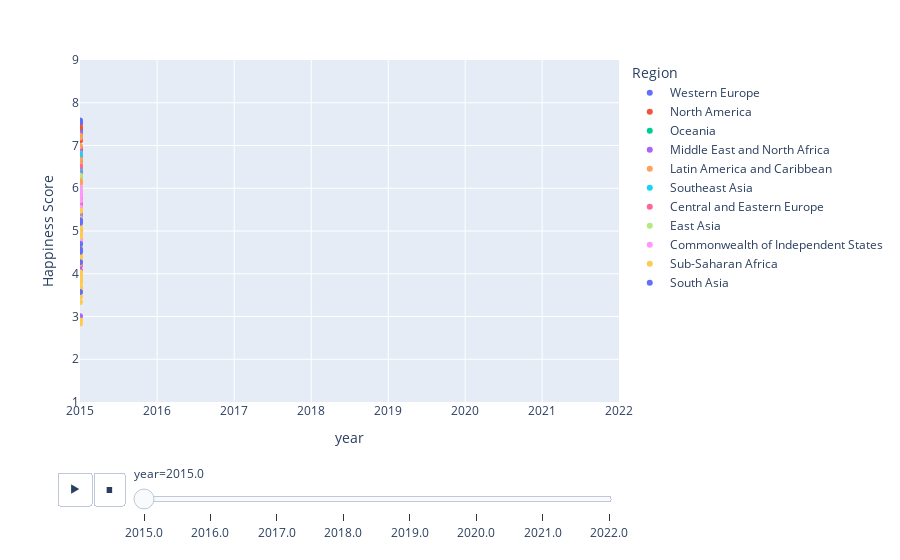

The code cell stored with this chart in its notebook:
### Code cell
import pandas as pd
import plotly.express as px
df = pd.read_csv('updatedreport.csv')

fig = px.scatter(df, x="year", y="Happiness Score", animation_frame="year", animation_group="Country",
            color="Region", hover_name="Country",
           log_x=True, size_max=55, range_x=[2015,2022], range_y=[1,9])

fig.show()

### Figure 1 — Plotly figure (JSON) as saved in the notebook; plotly's stock layout.template omitted (floating-point values rounded to 4 significant figures)
{"data": [{"hovertemplate": "<b>%{hovertext}</b><br><br>Region=Western Europe<br>year=%{x}<br>Happiness Score=%{y}<extra></extra>", "hovertext": ["Switzerland", "Iceland", "Denmark", "Norway", "Finland", "Netherlands", "Sweden", "Austria", "Luxembourg", "Ireland", "Belgium", "United Kingdom", "Germany", "France", "Spain", "Malta", "Italy", "Northern Cyprus", "Cyprus", "Portugal", "Greece"], "ids": ["Switzerland", "Iceland", "Denmark", "Norway", "Finland", "Netherlands", "Sweden", "Austria", "Luxembourg", "Ireland", "Belgium", "United Kingdom", "Germany", "France", "Spain", "Malta", "Italy", "Northern Cyprus", "Cyprus", "Portugal", "Greece"], "legendgroup": "Western Europe", "marker": {"color": "#636efa", "symbol": "circle"}, "mode": "markers", "name": "Western Europe", "orientation": "v", "showlegend": true, "type": "scatter", "x": [2015, 2015, 2015, 2015, 2015, 2015, 2015, 2015, 2015, 2015, 2015, 2015, 2015, 2015, 2015, 2015, 2015, 2015, 2015, 2015, 2015], "xaxis": "x", "y": [7.587, 7.561, 7.527, 7.522, 7.406, 7.378, 7.364, 7.2, 6.946, 6.94, 6.937, 6.867, 6.75, 6.575, 6.329, 6.302, 5.948, 5.695, 5.689, 5.102, 4.857], "yaxis": "y"}, {"hovertemplate": "<b>%{hovertext}</b><br><br>Region=North America<br>year=%{x}<br>Happiness Score=%{y}<extra></extra>", "hovertext": ["Canada", "United States"], "ids": ["Canada", "United States"], "legendgroup": "North America", "marker": {"color": "#EF553B", "symbol": "circle"}, "mode": "markers", "name": "North America", "orientation": "v", "showlegend": true, "type": "scatter", "x": [2015, 2015], "xaxis": "x", "y": [7.427, 7.119], "yaxis": "y"}, {"hovertemplate": "<b>%{hovertext}</b><br><br>Region=Oceania<br>year=%{x}<br>Happiness Score=%{y}<extra></extra>", "hovertext": ["New Zealand", "Australia"], "ids": ["New Zealand", "Australia"], "legendgroup": "Oceania", "marker": {"color": "#00cc96", "symbol": "circle"}, "mode": "markers", "name": "Oceania", "orientation": "v", "showlegend": true, "type": "scatter", "x": [2015, 2015], "xaxis": "x", "y": [7.286, 7.284], "yaxis": "y"}, {"hovertemplate": "<b>%{hovertext}</b><br><br>Region=Middle East and North Africa<br>year=%{x}<br>Happiness Score=%{y}<extra></extra>", "hovertext": ["Israel", "United Arab Emirates", "Oman", "Qatar", "Saudi Arabia", "Kuwait", "Bahrain", "Libya", "Algeria", "Turkey", "Jordan", "Morocco", "Lebanon", "Tunisia", "Palestinian Territories", "Iran", "Iraq", "Egypt", "Yemen", "Syria"], "ids": ["Israel", "United Arab Emirates", "Oman", "Qatar", "Saudi Arabia", "Kuwait", "Bahrain", "Libya", "Algeria", "Turkey", "Jordan", "Morocco", "Lebanon", "Tunisia", "Palestinian Territories", "Iran", "Iraq", "Egypt", "Yemen", "Syria"], "legendgroup": "Middle East and North Africa", "marker": {"color": "#ab63fa", "symbol": "circle"}, "mode": "markers", "name": "Middle East and North Africa", "orientation": "v", "showlegend": true, "type": "scatter", "x": [2015, 2015, 2015, 2015, 2015, 2015, 2015, 2015, 2015, 2015, 2015, 2015, 2015, 2015, 2015, 2015, 2015, 2015, 2015, 2015], "xaxis": "x", "y": [7.278, 6.901, 6.853, 6.611, 6.411, 6.295, 5.96, 5.754, 5.605, 5.332, 5.192, 5.013, 4.839, 4.739, 4.715, 4.686, 4.677, 4.194, 4.077, 3.006], "yaxis": "y"}, {"hovertemplate": "<b>%{hovertext}</b><br><br>Region=Latin America and Caribbean<br>year=%{x}<br>Happiness Score=%{y}<extra></extra>", "hovertext": ["Costa Rica", "Mexico", "Brazil", "Venezuela", "Panama", "Chile", "Argentina", "Uruguay", "Colombia", "Suriname", "Trinidad and Tobago", "El Salvador", "Guatemala", "Ecuador", "Bolivia", "Paraguay", "Nicaragua", "Peru", "Jamaica", "Dominican Republic", "Honduras", "Haiti"], "ids": ["Costa Rica", "Mexico", "Brazil", "Venezuela", "Panama", "Chile", "Argentina", "Uruguay", "Colombia", "Suriname", "Trinidad and Tobago", "El Salvador", "Guatemala", "Ecuador", "Bolivia", "Paraguay", "Nicaragua", "Peru", "Jamaica", "Dominican Republic", "Honduras", "Haiti"], "legendgroup": "Latin America and Caribbean", "marker": {"color": "#FFA15A", "symbol": "circle"}, "mode": "markers", "name": "Latin America and Caribbean", "orientation": "v", "showlegend": true, "type": "scatter", "x": [2015, 2015, 2015, 2015, 2015, 2015, 2015, 2015, 2015, 2015, 2015, 2015, 2015, 2015, 2015, 2015, 2015, 2015, 2015, 2015, 2015, 2015], "xaxis": "x", "y": [7.226, 7.187, 6.983, 6.81, 6.786, 6.67, 6.574, 6.485, 6.477, 6.269, 6.168, 6.13, 6.123, 5.975, 5.89, 5.878, 5.828, 5.824, 5.709, 4.885, 4.788, 4.518], "yaxis": "y"}, {"hovertemplate": "<b>%{hovertext}</b><br><br>Region=Southeast Asia<br>year=%{x}<br>Happiness Score=%{y}<extra></extra>", "hovertext": ["Singapore", "Thailand", "Malaysia", "Indonesia", "Vietnam", "Philippines", "Laos", "Myanmar", "Cambodia"], "ids": ["Singapore", "Thailand", "Malaysia", "Indonesia", "Vietnam", "Philippines", "Laos", "Myanmar", "Cambodia"], "legendgroup": "Southeast Asia", "marker": {"color": "#19d3f3", "symbol": "circle"}, "mode": "markers", "name": "Southeast Asia", "orientation": "v", "showlegend": true, "type": "scatter", "x": [2015, 2015, 2015, 2015, 2015, 2015, 2015, 2015, 2015], "xaxis": "x", "y": [6.798, 6.455, 5.77, 5.399, 5.36, 5.073, 4.876, 4.307, 3.819], "yaxis": "y"}, {"hovertemplate": "<b>%{hovertext}</b><br><br>Region=Central and Eastern Europe<br>year=%{x}<br>Happiness Score=%{y}<extra></extra>", "hovertext": ["Czechia", "Slovakia", "Slovenia", "Lithuania", "Poland", "Croatia", "Kosovo", "Estonia", "Montenegro", "Romania", "Serbia", "Latvia", "North Macedonia", "Albania", "Bosnia and Herzegovina", "Hungary", "Bulgaria"], "ids": ["Czechia", "Slovakia", "Slovenia", "Lithuania", "Poland", "Croatia", "Kosovo", "Estonia", "Montenegro", "Romania", "Serbia", "Latvia", "North Macedonia", "Albania", "Bosnia and Herzegovina", "Hungary", "Bulgaria"], "legendgroup": "Central and Eastern Europe", "marker": {"color": "#FF6692", "symbol": "circle"}, "mode": "markers", "name": "Central and Eastern Europe", "orientation": "v", "showlegend": true, "type": "scatter", "x": [2015, 2015, 2015, 2015, 2015, 2015, 2015, 2015, 2015, 2015, 2015, 2015, 2015, 2015, 2015, 2015, 2015], "xaxis": "x", "y": [6.505, 5.995, 5.848, 5.833, 5.791, 5.759, 5.589, 5.429, 5.192, 5.124, 5.123, 5.098, 5.007, 4.959, 4.949, 4.8, 4.218], "yaxis": "y"}, {"hovertemplate": "<b>%{hovertext}</b><br><br>Region=East Asia<br>year=%{x}<br>Happiness Score=%{y}<extra></extra>", "hovertext": ["Taiwan", "Japan", "South Korea", "Hong Kong S.A.R. of China", "China", "Mongolia"], "ids": ["Taiwan", "Japan", "South Korea", "Hong Kong S.A.R. of China", "China", "Mongolia"], "legendgroup": "East Asia", "marker": {"color": "#B6E880", "symbol": "circle"}, "mode": "markers", "name": "East Asia", "orientation": "v", "showlegend": true, "type": "scatter", "x": [2015, 2015, 2015, 2015, 2015, 2015], "xaxis": "x", "y": [6.298, 5.987, 5.984, 5.474, 5.14, 4.874], "yaxis": "y"}, {"hovertemplate": "<b>%{hovertext}</b><br><br>Region=Commonwealth of Independent States<br>year=%{x}<br>Happiness Score=%{y}<extra></extra>", "hovertext": ["Uzbekistan", "Moldova", "Kazakhstan", "Belarus", "Russia", "Turkmenistan", "Kyrgyzstan", "Azerbaijan", "Tajikistan", "Ukraine", "Armenia", "Georgia"], "ids": ["Uzbekistan", "Moldova", "Kazakhstan", "Belarus", "Russia", "Turkmenistan", "Kyrgyzstan", "Azerbaijan", "Tajikistan", "Ukraine", "Armenia", "Georgia"], "legendgroup": "Commonwealth of Independent States", "marker": {"color": "#FF97FF", "symbol": "circle"}, "mode": "markers", "name": "Commonwealth of Independent States", "orientation": "v", "showlegend": true, "type": "scatter", "x": [2015, 2015, 2015, 2015, 2015, 2015, 2015, 2015, 2015, 2015, 2015, 2015], "xaxis": "x", "y": [6.003, 5.889, 5.855, 5.813, 5.716, 5.548, 5.286, 5.212, 4.786, 4.681, 4.35, 4.297], "yaxis": "y"}, {"hovertemplate": "<b>%{hovertext}</b><br><br>Region=Sub-Saharan Africa<br>year=%{x}<br>Happiness Score=%{y}<extra></extra>", "hovertext": ["Mauritius", "Nigeria", "Zambia", "Somaliland region", "Mozambique", "Lesotho", "Kingdom of Eswatini ", "South Africa", "Ghana", "Zimbabwe", "Liberia", "Sudan", "Congo (Kinshasa)", "Ethiopia", "Sierra Leone", "Mauritania", "Kenya", "Djibouti", "Botswana", "Malawi", "Cameroon", "Angola", "Mali", "Congo (Brazzaville)", "Comoros", "Uganda", "Senegal", "Gabon", "Niger", "Tanzania", "Madagascar", "Central African Republic", "Chad", "Guinea", "Ivory Coast", "Burkina Faso", "Rwanda", "Benin", "Burundi", "Togo"], "ids": ["Mauritius", "Nigeria", "Zambia", "Somaliland region", "Mozambique", "Lesotho", "Kingdom of Eswatini ", "South Africa", "Ghana", "Zimbabwe", "Liberia", "Sudan", "Congo (Kinshasa)", "Ethiopia", "Sierra Leone", "Mauritania", "Kenya", "Djibouti", "Botswana", "Malawi", "Cameroon", "Angola", "Mali", "Congo (Brazzaville)", "Comoros", "Uganda", "Senegal", "Gabon", "Niger", "Tanzania", "Madagascar", "Central African Republic", "Chad", "Guinea", "Ivory Coast", "Burkina Faso", "Rwanda", "Benin", "Burundi", "Togo"], "legendgroup": "Sub-Saharan Africa", "marker": {"color": "#FECB52", "symbol": "circle"}, "mode": "markers", "name": "Sub-Saharan Africa", "orientation": "v", "showlegend": true, "type": "scatter", "x": [2015, 2015, 2015, 2015, 2015, 2015, 2015, 2015, 2015, 2015, 2015, 2015, 2015, 2015, 2015, 2015, 2015, 2015, 2015, 2015, 2015, 2015, 2015, 2015, 2015, 2015, 2015, 2015, 2015, 2015, 2015, 2015, 2015, 2015, 2015, 2015, 2015, 2015, 2015, 2015], "xaxis": "x", "y": [5.477, 5.268, 5.129, 5.057, 4.971, 4.898, 4.867, 4.642, 4.633, 4.61, 4.571, 4.55, 4.517, 4.512, 4.507, 4.436, 4.419, 4.369, 4.332, 4.292, 4.252, 4.033, 3.995, 3.989, 3.956, 3.931, 3.904, 3.896, 3.845, 3.781, 3.681, 3.678, 3.667, 3.656, 3.655, 3.587, 3.465, 3.34, 2.905, 2.839], "yaxis": "y"}, {"hovertemplate": "<b>%{hovertext}</b><br><br>Region=South Asia<br>year=%{x}<br>Happiness Score=%{y}<extra></extra>", "hovertext": ["Bhutan", "Pakistan", "Bangladesh", "India", "Nepal", "Sri Lanka", "Afghanistan"], "ids": ["Bhutan", "Pakistan", "Bangladesh", "India", "Nepal", "Sri Lanka", "Afghanistan"], "legendgroup": "South Asia", "marker": {"color": "#636efa", "symbol": "circle"}, "mode": "markers", "name": "South Asia", "orientation": "v", "showlegend": true, "type": "scatter", "x": [2015, 2015, 2015, 2015, 2015, 2015, 2015], "xaxis": "x", "y": [5.253, 5.194, 4.694, 4.565, 4.514, 4.271, 3.575], "yaxis": "y"}], "layout": {"legend": {"title": {"text": "Region"}, "tracegroupgap": 0}, "margin": {"t": 60}, "sliders": [{"active": 0, "currentvalue": {"prefix": "year="}, "len": 0.9, "pad": {"b": 10, "t": 60}, "steps": [{"args": [["2015.0"], {"frame": {"duration": 0, "redraw": false}, "fromcurrent": true, "mode": "immediate", "transition": {"duration": 0, "easing": "linear"}}], "label": "2015.0", "method": "animate"}, {"args": [["2016.0"], {"frame": {"duration": 0, "redraw": false}, "fromcurrent": true, "mode": "immediate", "transition": {"duration": 0, "easing": "linear"}}], "label": "2016.0", "method": "animate"}, {"args": [["2017.0"], {"frame": {"duration": 0, "redraw": false}, "fromcurrent": true, "mode": "immediate", "transition": {"duration": 0, "easing": "linear"}}], "label": "2017.0", "method": "animate"}, {"args": [["2018.0"], {"frame": {"duration": 0, "redraw": false}, "fromcurrent": true, "mode": "immediate", "transition": {"duration": 0, "easing": "linear"}}], "label": "2018.0", "method": "animate"}, {"args": [["2019.0"], {"frame": {"duration": 0, "redraw": false}, "fromcurrent": true, "mode": "immediate", "transition": {"duration": 0, "easing": "linear"}}], "label": "2019.0", "method": "animate"}, {"args": [["2020.0"], {"frame": {"duration": 0, "redraw": false}, "fromcurrent": true, "mode": "immediate", "transition": {"duration": 0, "easing": "linear"}}], "label": "2020.0", "method": "animate"}, {"args": [["2021.0"], {"frame": {"duration": 0, "redraw": false}, "fromcurrent": true, "mode": "immediate", "transition": {"duration": 0, "easing": "linear"}}], "label": "2021.0", "method": "animate"}, {"args": [["2022.0"], {"frame": {"duration": 0, "redraw": false}, "fromcurrent": true, "mode": "immediate", "transition": {"duration": 0, "easing": "linear"}}], "label": "2022.0", "method": "animate"}], "x": 0.1, "xanchor": "left", "y": 0, "yanchor": "top"}], "updatemenus": [{"buttons": [{"args": [null, {"frame": {"duration": 500, "redraw": false}, "fromcurrent": true, "mode": "immediate", "transition": {"duration": 500, "easing": "linear"}}], "label": "&#9654;", "method": "animate"}, {"args": [[null], {"frame": {"duration": 0, "redraw": false}, "fromcurrent": true, "mode": "immediate", "transition": {"duration": 0, "easing": "linear"}}], "label": "&#9724;", "method": "animate"}], "direction": "left", "pad": {"r": 10, "t": 70}, "showactive": false, "type": "buttons", "x": 0.1, "xanchor": "right", "y": 0, "yanchor": "top"}], "xaxis": {"anchor": "y", "categoryarray": [2015, 2016, 2017, 2018, 2019, 2020, 2021, 2022], "categoryorder": "array", "domain": [0, 1], "range": [3.304, 3.306], "title": {"text": "year"}, "type": "log"}, "yaxis": {"anchor": "x", "domain": [0, 1], "range": [1, 9], "title": {"text": "Happiness Score"}}}}
